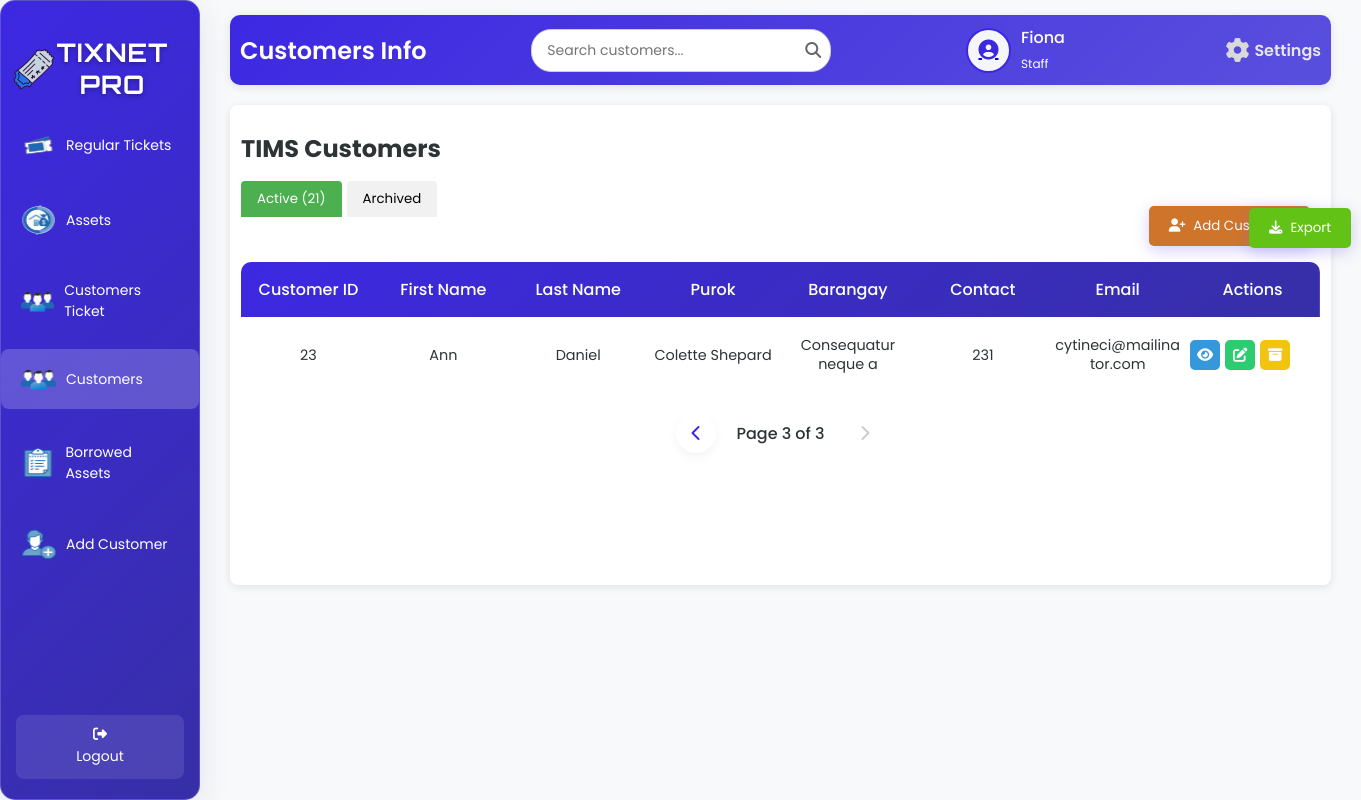
/customersT.php?tab=customers_active&page_active=3&page_archived=1 (signed in), run on an earlier commit of the app's database.
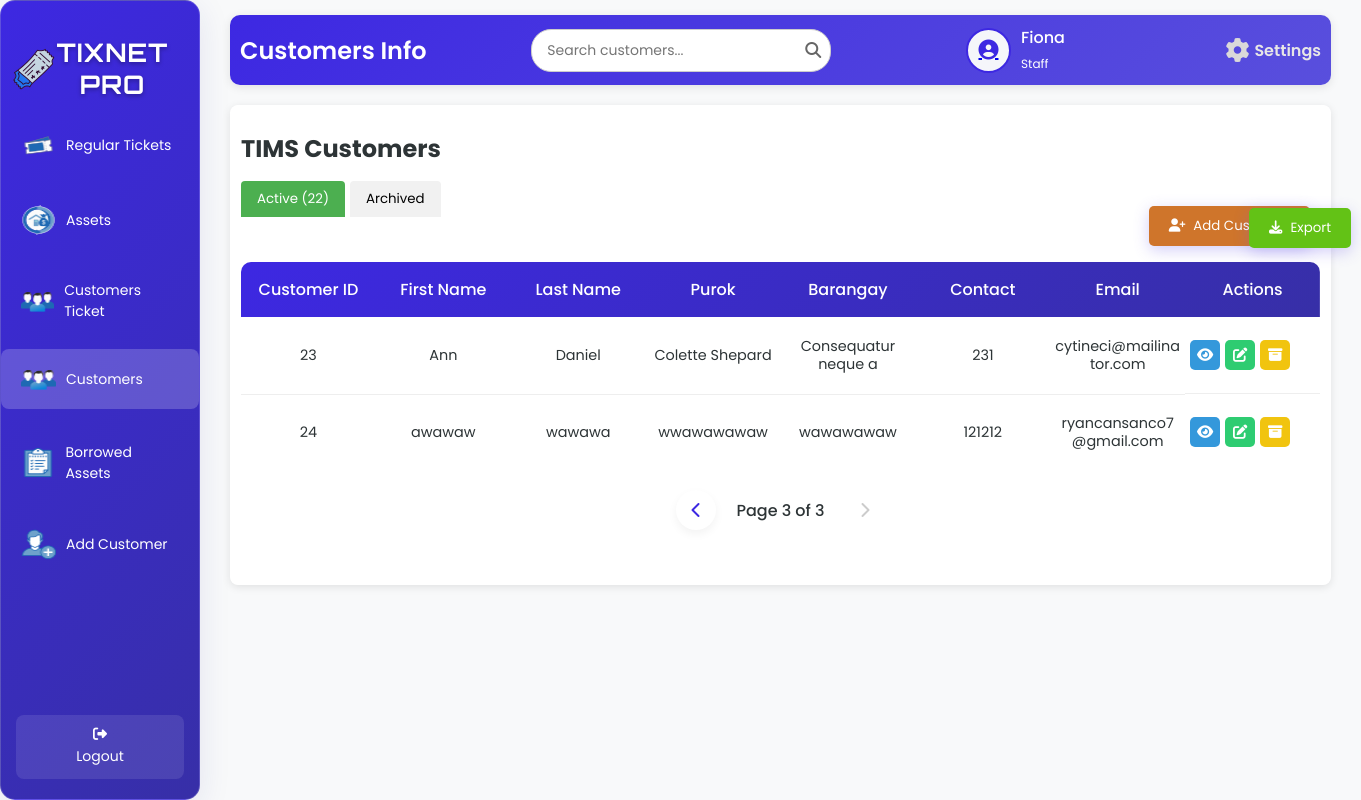
And on a later commit of the database.
### tables this page shows
CREATE TABLE `tbl_customer` (
  `c_id` int(50) NOT NULL,
  `c_fname` varchar(200) NOT NULL,
  `c_lname` varchar(200) NOT NULL,
  `c_purok` varchar(200) NOT NULL,
  `c_barangay` varchar(200) NOT NULL,
  `c_contact` varchar(100) NOT NULL,
  `c_email` varchar(200) NOT NULL,
  `c_date` date NOT NULL,
  `c_napname` varchar(200) NOT NULL,
  `c_napport` int(50) NOT NULL,
  `c_macaddress` varchar(200) NOT NULL,
  `c_status` varchar(200) NOT NULL,
  `c_plan` varchar(200) NOT NULL,
  `c_equipment` varchar(200) NOT NULL
);

### customersT.php (the view, shortened to what the changed rows need)
<?php
include 'db.php';
function jsEscape($str) {
    return str_replace(
        ["\\", "'", "\"", "\n", "\r", "\t"],
        ["\\\\", "\\'", "\\\"", "\\n", "\\r", "\\t"],
        $str
    );
}
if ($conn) {
    $limit = 10;
    $pageActive = isset($_GET['page_active']) ? (int)$_GET['page_active'] : 1;
    $offsetActive = ($pageActive - 1) * $limit;
    $totalActiveQuery = "SELECT COUNT(*) AS total FROM tbl_customer WHERE c_status NOT LIKE 'ARCHIVED:%' OR c_status IS NULL";
    $totalActiveResult = $conn->query($totalActiveQuery);
    $totalActiveRow = $totalActiveResult->fetch_assoc();
    $totalActive = $totalActiveRow['total'];
    $sqlActive = "SELECT c_id, c_fname, c_lname, c_purok, c_barangay, c_contact, c_email, c_date, c_napname, c_napport, c_macaddress, c_status, c_plan, c_equipment
                  FROM tbl_customer WHERE c_status NOT LIKE 'ARCHIVED:%' OR c_status IS NULL LIMIT ?, ?";
    $stmtActive = $conn->prepare($sqlActive);
    $stmtActive->bind_param("ii", $offsetActive, $limit);
    $stmtActive->execute();
    $resultActive = $stmtActive->get_result();
} else {
    $_SESSION['error'] = "Database connection failed.";
}
?>
<!DOCTYPE html>
<html lang="en">
<head>
    <link rel="stylesheet" href="customersT.css">
    <link rel="stylesheet" href="https://cdnjs.cloudflare.com/ajax/libs/font-awesome/6.6.0/css/all.min.css" />
</head>
<body>
<div class="wrapper">
    <div class="sidebar glass-container">
        <h2><img src="image/logo.png" alt="Tix Net Icon" class="sidebar-icon">TixNet Pro</h2>
    </div>
    <div class="container">
        <div class="upper">
            <h1>Customers Info</h1>
        </div>
        <div class="table-box glass-container">
            <h2>TIMS Customers</h2>
            <div class="active-customers" id="customers_active" <?php echo (isset($_GET['tab']) && $_GET['tab'] === 'customers_archived') ? 'style="display: none;"' : ''; ?>>
                <div class="tab-buttons">
                    <button class="tab-btn <?php echo (isset($_GET['tab']) && $_GET['tab'] === 'customers_active') || !isset($_GET['tab']) ? 'active' : ''; ?>" onclick="showTab('customers_active')">
                        Active (<?php echo $totalActive; ?>)
                    </button>
                    <button class="tab-btn <?php echo isset($_GET['tab']) && $_GET['tab'] === 'customers_archived' ? 'active' : ''; ?>" onclick="showTab('customers_archived')">
                        Archived
                    </button>
                </div>
                <table id="active-customers-table">
                    <thead>
                        <tr>
                            <th>Customer ID</th>
                            <th>First Name</th>
                            <th>Last Name</th>
                            <th>Purok</th>
                            <th>Barangay</th>
                            <th>Contact</th>
                            <th>Email</th>
                            <th>Actions</th>
                        </tr>
                    </thead>
                    <tbody id="active-customers-tbody">
                        <?php
                        if ($resultActive->num_rows > 0) {
                            while ($row = $resultActive->fetch_assoc()) {
                                $displayStatus = ($row['c_status'] ?? '');
                                echo "<tr>
                                        <td>{$row['c_id']}</td>
                                        <td>" . htmlspecialchars($row['c_fname'], ENT_QUOTES, 'UTF-8') . "</td>
                                        <td>" . htmlspecialchars($row['c_lname'], ENT_QUOTES, 'UTF-8') . "</td>
                                        <td>" . htmlspecialchars($row['c_purok'], ENT_QUOTES, 'UTF-8') . "</td>
                                        <td>" . htmlspecialchars($row['c_barangay'], ENT_QUOTES, 'UTF-8') . "</td>
                                        <td>" . htmlspecialchars($row['c_contact'], ENT_QUOTES, 'UTF-8') . "</td>
                                        <td>" . htmlspecialchars($row['c_email'], ENT_QUOTES, 'UTF-8') . "</td>
                                        <td class='action-buttons'>
                                            <a class='view-btn' onclick=\"showViewModal('{$row['c_id']}', '" . jsEscape($row['c_fname']) . "', '" . jsEscape($row['c_lname']) . "', '" . jsEscape($row['c_purok']) . "', '" . jsEscape($row['c_barangay']) . "', '" . jsEscape($row['c_contact']) . "', '" . jsEscape($row['c_email']) . "', '" . jsEscape($row['c_date']) . "', '" . jsEscape($row['c_napname']) . "', '" . jsEscape($row['c_napport']) . "', '" . jsEscape($row['c_macaddress']) . "', '" . jsEscape($displayStatus) . "', '" . jsEscape($row['c_plan']) . "', '" . jsEscape($row['c_equipment']) . "')\" title='View'><i class='fas fa-eye'></i></a>
                                            <a class='edit-btn' href='editC.php?id=" . htmlspecialchars($row['c_id'], ENT_QUOTES, 'UTF-8') . "' title='Edit'><i class='fas fa-edit'></i></a>
                                            <a class='archive-btn' onclick=\"showArchiveModal('{$row['c_id']}', '" . jsEscape($row['c_fname'] . ' ' . $row['c_lname']) . "')\" title='Archive'><i class='fas fa-archive'></i></a>
                                        </td>
                                      </tr>";
                            }
                        } else {
                            echo "<tr><td colspan='8' style='text-align: center;'>No active customers found.</td></tr>";
                        }
                        ?>
                    </tbody>
                </table>
            </div>
        </div>
    </div>
</div>
</body>
</html>

What changed in the data, as far as the page shows it:
added tbl_customer: c_id "24", c_fname "awawaw", c_lname "wawawa", c_purok "wwawawawaw", c_barangay "wawawawaw", c_contact "121212", c_email "ryancansanco7@gmail.com"
Also different on the page:
$totalActive: "21" → "22"
